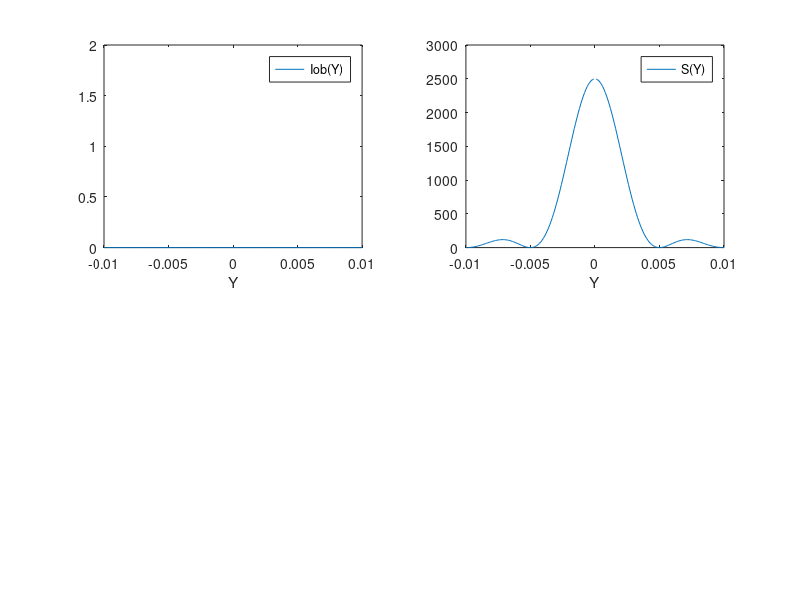

Source code (MATLAB): (Note: this script raises an error after producing the figure.)
% W3IMONEBS
% Imaging: Object is one bar and a cylindrical lens is used.
% f#10 is f/2a equal 10    a is "radius of cylindrical lens
function W3IMONEBS;
global k a f b1 b2;
Y = (-0.01:0.0001:0.01);
b1 = -0.002;
b2 = 0.002;
Lamda = 0.0005;
f = 500;
a = 25;
k = (2*pi)/Lamda;
% TOL = 0.01;

figure(1);
subplot(2,2,1);
plot(Y,Iob(Y));
axis([-0.01 0.01 0 2]);
xlabel('Y');
legend('Iob(Y)');



subplot(2,2,2);
plot(Y,S(Y));
axis([-0.01 0.01 0 3000]);
xlabel('Y');
legend('S(Y)');

% Unnormalized
for j=1:length(Y)
    Iim(j) = quad(@Iimfunct,b1,b2,[],[],Y(j));
end;

subplot(2,1,2);
plot(Y,Iim);
axis([-0.01 0.01 0 10]);
xlabel('Y');
legend('Iim(Y)');

function Out=Iob(Y);
global b1 b2;
Out = (logical(b2-Y)>=0)-(logical(b1-Y)>=0);


function Out=S(Y);
global k a f;
Out = 4*(a^2)*((sin((k*a*Y)/f))./(k*a*(Y/f))).^2;

function Out=Iimfunct(YY,Y)
global k a f;
Out = Iob(YY)*4*(a^2).*((sin((k*a*(Y-YY))/f)./(k*a*((Y-YY)/f))).^2);
